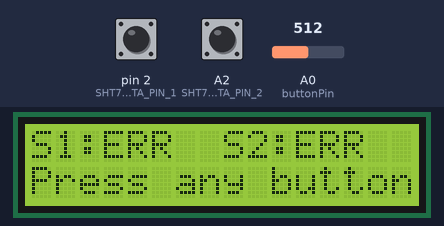
Simulated run of this sketch. Board: Arduino Uno, built with avr-gcc and run on an emulated ATmega328P. On the bench: 16×2 character LCD. Inputs (shaded band) come from the test bench; at power-on: A0 (buttonPin) = 512, pin 2 (SHT75_DATA_PIN_1) HIGH, A2 (SHT75_DATA_PIN_2) HIGH. What the sketch prints to the serial monitor is not drawn.

Above: at 0.1 s.
3.5 s: A0 (buttonPin) set to 105
5.9 s: A0 (buttonPin) set to 88
At 7.5 s:
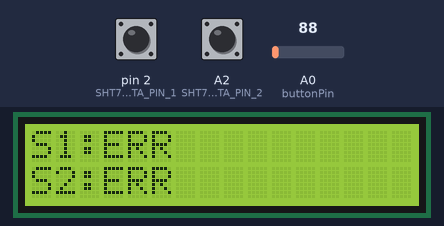
11.9 s: A0 (buttonPin) set to 383
14.6 s: A0 (buttonPin) set to 416
At 16.3 s:
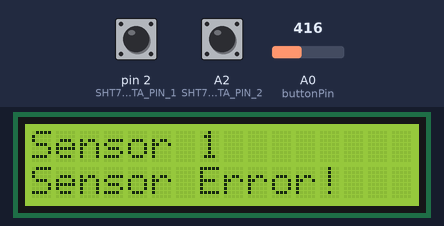
17.1 s: A0 (buttonPin) set to 90
At 19.1 s:
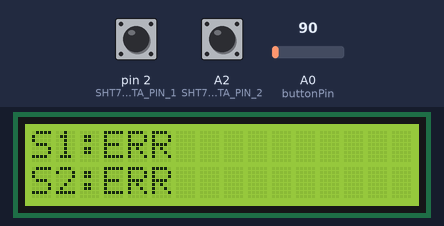
Timing chart, 0 to 20.5 s (numbered marks = the images above; inputs shaded):
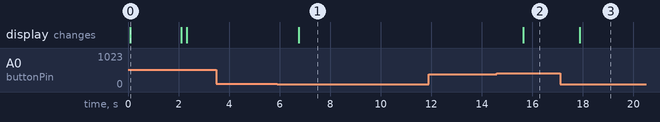

Measured:
- the behaviour switches between 100 and 99 on A0 (buttonPin) (found by bisection; images 0 and 1)
- the behaviour switches between 399 and 400 on A0 (buttonPin) (found by bisection; images 1 and 2)
- after the input at 3.5 s, every drawn part: stays the same
- after the input at 5.9 s, the display: changes after 0.86 s (image 1)
- after the input at 11.9 s, every drawn part: stays the same
- after the input at 14.6 s, the display: changes after 1.0 s (image 2)
- after the input at 17.1 s, the display: changes after 0.77 s (image 3)
- what the display in image 0 shows lasts 2.0 s, from 0.1 s to 2.1 s

The sketch:

sht75_dual_arduino_lcd.ino
```cpp
/*
 * Код для двух датчиков SHT75 с выводом на LCD Keypad Shield (16x2)
 *
 * Распиновка LCD Keypad Shield (D1 Robot):
 * - LCD RS    -> pin 8
 * - LCD EN    -> pin 9
 * - LCD D4    -> pin 4
 * - LCD D5    -> pin 5
 * - LCD D6    -> pin 6
 * - LCD D7    -> pin 7
 *
 * Кнопки (используют аналоговый вход A0):
 * - RIGHT -> 0-100
 * - UP    -> 100-200
 * - DOWN  -> 200-400
 * - LEFT  -> 400-600
 * - SELECT -> 600-800
 *
 * Свободные пины для датчиков (не пересекаются с LCD и кнопками):
 * - Пин 2, 3, 10, 11, 12, 13, A1-A5
 */

#include <LiquidCrystal.h>
#include <Sensirion.h>

// ===== НАСТРОЙКА LCD ДИСПЛЕЯ =====
const int rs = 8, en = 9, d4 = 4, d5 = 5, d6 = 6, d7 = 7;
LiquidCrystal lcd(rs, en, d4, d5, d6, d7);

// ===== НАЗНАЧЕНИЕ ПИНОВ ДЛЯ ДАТЧИКОВ =====
// Используем пины, которые не заняты LCD (2,3,10,11,12,13)
// и аналоговые пины A1-A5 (можно использовать как цифровые)
const uint8_t SHT75_DATA_PIN_1 = 2;    // Первый датчик - линия данных
const uint8_t SHT75_SCLK_PIN_1 = 3;    // Первый датчик - линия тактов

const uint8_t SHT75_DATA_PIN_2 = A2;   // Второй датчик - линия данных
const uint8_t SHT75_SCLK_PIN_2 = A3;   // Второй датчик - линия тактов

// ===== ПИНЫ КНОПОК =====
const int buttonPin = A0;  // Аналоговый вход для кнопок

// ===== СОЗДАНИЕ ОБЪЕКТОВ ДЛЯ ДАТЧИКОВ =====
Sensirion sensor1(SHT75_DATA_PIN_1, SHT75_SCLK_PIN_1);
Sensirion sensor2(SHT75_DATA_PIN_2, SHT75_SCLK_PIN_2);

// ===== ПЕРЕМЕННЫЕ ДЛЯ ХРАНЕНИЯ ДАННЫХ =====
float temperature1, humidity1, dewpoint1;
float temperature2, humidity2, dewpoint2;

// ===== ПЕРЕМЕННЫЕ ДЛЯ УПРАВЛЕНИЯ РЕЖИМАМИ =====
int displayMode = 0;  // 0 - оба датчика, 1 - датчик 1, 2 - датчик 2
unsigned long lastButtonPress = 0;
const unsigned long debounceDelay = 300;  // Защита от дребезга кнопок

void setup() {
  // Инициализация последовательного порта для отладки
  Serial.begin(9600);

  // Инициализация LCD дисплея (16 символов x 2 строки)
  lcd.begin(16, 2);
  lcd.setCursor(0, 0);
  lcd.print("SHT75 Sensors");
  lcd.setCursor(0, 1);
  lcd.print("Initializing...");

  // Ожидание готовности датчиков
  delay(15);

  // Проверка подключения датчиков
  checkSensors();

  // Очистка дисплея
  lcd.clear();

  Serial.println("--- SHT75 Dual Sensor System Started ---");
  Serial.println("Use buttons to change display mode:");
  Serial.println("RIGHT - Show both sensors");
  Serial.println("LEFT  - Show Sensor 1 only");
  Serial.println("SELECT- Show Sensor 2 only");
}

void loop() {
  // Обработка нажатий кнопок
  handleButtons();

  // Измерение данных с датчиков
  measureSensors();

  // Обновление дисплея
  updateDisplay();

  // Вывод в Serial для отладки
  printToSerial();

  // Задержка между измерениями
  delay(2000);
}

/**
 * Функция проверки подключения датчиков
 */
void checkSensors() {
  bool sensor1Ok = false;
  bool sensor2Ok = false;

  // Пытаемся прочитать данные с первого датчика
  if (sensor1.measure(&temperature1, &humidity1, &dewpoint1) == 0) {
    sensor1Ok = true;
    Serial.println("Sensor 1: OK");
  } else {
    Serial.println("Sensor 1: ERROR - Check connection!");
  }

  // Пытаемся прочитать данные со второго датчика
  if (sensor2.measure(&temperature2, &humidity2, &dewpoint2) == 0) {
    sensor2Ok = true;
    Serial.println("Sensor 2: OK");
  } else {
    Serial.println("Sensor 2: ERROR - Check connection!");
  }

  // Вывод статуса на дисплей
  lcd.clear();
  lcd.setCursor(0, 0);
  lcd.print("S1:");
  lcd.print(sensor1Ok ? "OK " : "ERR");
  lcd.setCursor(8, 0);
  lcd.print("S2:");
  lcd.print(sensor2Ok ? "OK" : "ERR");
  lcd.setCursor(0, 1);
  lcd.print("Press any button");

  delay(2000);
}

/**
 * Функция измерения данных с датчиков
 */
void measureSensors() {
  // Измерение с первого датчика
  byte error1 = sensor1.measure(&temperature1, &humidity1, &dewpoint1);
  if (error1 != 0) {
    Serial.print("Sensor 1 Error: ");
    logError(error1);
    temperature1 = -999.0;  // Индикатор ошибки
    humidity1 = -999.0;
  }

  // Измерение со второго датчика
  byte error2 = sensor2.measure(&temperature2, &humidity2, &dewpoint2);
  if (error2 != 0) {
    Serial.print("Sensor 2 Error: ");
    logError(error2);
    temperature2 = -999.0;
    humidity2 = -999.0;
  }
}

/**
 * Функция обновления дисплея в зависимости от режима
 */
void updateDisplay() {
  lcd.clear();

  switch (displayMode) {
    case 0:  // Режим: оба датчика
      // Первая строка: Sensor 1
      lcd.setCursor(0, 0);
      lcd.print("S1:");
      if (temperature1 > -100) {
        lcd.print(temperature1, 1);
        lcd.print((char)223);  // Символ градуса
        lcd.print("C");
      } else {
        lcd.print("ERR");
      }

      // Вторая строка: Sensor 2
      lcd.setCursor(0, 1);
      lcd.print("S2:");
      if (temperature2 > -100) {
        lcd.print(temperature2, 1);
        lcd.print((char)223);
        lcd.print("C");
      } else {
        lcd.print("ERR");
      }
      break;

    case 1:  // Режим: только датчик 1
      lcd.setCursor(0, 0);
      lcd.print("Sensor 1");

      lcd.setCursor(0, 1);
      if (temperature1 > -100) {
        lcd.print("T:");
        lcd.print(temperature1, 1);
        lcd.print((char)223);
        lcd.print("C H:");
        lcd.print(humidity1, 1);
        lcd.print("%");
      } else {
        lcd.print("Sensor Error!");
      }
      break;

    case 2:  // Режим: только датчик 2
      lcd.setCursor(0, 0);
      lcd.print("Sensor 2");

      lcd.setCursor(0, 1);
      if (temperature2 > -100) {
        lcd.print("T:");
        lcd.print(temperature2, 1);
        lcd.print((char)223);
        lcd.print("C H:");
        lcd.print(humidity2, 1);
        lcd.print("%");
      } else {
        lcd.print("Sensor Error!");
      }
      break;
  }
}

/**
 * Функция обработки нажатий кнопок на LCD Shield
 */
void handleButtons() {
  int buttonValue = analogRead(buttonPin);

  // Защита от дребезга
  if (millis() - lastButtonPress < debounceDelay) {
    return;
  }

  // Определение нажатой кнопки
  if (buttonValue < 100) {  // RIGHT
    displayMode = 0;  // Показать оба датчика
    lastButtonPress = millis();
    Serial.println("Mode: Both sensors");
  }
  else if (buttonValue < 200) {  // UP
    // Можно добавить функцию, например, калибровку
    lastButtonPress = millis();
  }
  else if (buttonValue < 400) {  // DOWN
    // Можно добавить функцию, например, сброс
    lastButtonPress = millis();
  }
  else if (buttonValue < 600) {  // LEFT
    displayMode = 1;  // Показать датчик 1
    lastButtonPress = millis();
    Serial.println("Mode: Sensor 1 only");
  }
  else if (buttonValue < 800) {  // SELECT
    displayMode = 2;  // Показать датчик 2
    lastButtonPress = millis();
    Serial.println("Mode: Sensor 2 only");
  }
}

/**
 * Функция вывода данных в Serial для отладки
 */
void printToSerial() {
  Serial.println("=== SHT75 Sensors Data ===");
  Serial.print("Sensor 1 - T: ");
  Serial.print(temperature1);
  Serial.print(" C, H: ");
  Serial.print(humidity1);
  Serial.print(" %, DP: ");
  Serial.print(dewpoint1);
  Serial.println(" C");

  Serial.print("Sensor 2 - T: ");
  Serial.print(temperature2);
  Serial.print(" C, H: ");
  Serial.print(humidity2);
  Serial.print(" %, DP: ");
  Serial.print(dewpoint2);
  Serial.println(" C");

  Serial.print("Display Mode: ");
  switch (displayMode) {
    case 0: Serial.println("Both"); break;
    case 1: Serial.println("Sensor 1"); break;
    case 2: Serial.println("Sensor 2"); break;
  }
  Serial.println("---------------------------");
}

/**
 * Функция вывода ошибок
 */
void logError(byte error) {
  switch (error) {
    case S_Err_NoACK:
      Serial.println("No response from sensor!");
      break;
    case S_Err_CRC:
      Serial.println("CRC mismatch!");
      break;
    case S_Err_TO:
      Serial.println("Measurement timeout!");
      break;
    default:
      Serial.println("Unknown error!");
      break;
  }
}
```

Sensirion.h
```cpp
/* ========================================================================== */
/*  Sensirion.h - Library for Sensirion SHT1x & SHT7x family temperature      */
/*    and humidity sensors                                                    */
/*  Created by Markus Schatzl, November 28, 2008                              */
/*  Released into the public domain                                           */
/*                                                                            */
/*  Revised (v1.1) by Carl Jackson, August 4, 2010                            */
/*  Rewritten (v2.0) by Carl Jackson, December 10, 2010                       */
/*    See README.txt file for details                                         */
/* ========================================================================== */


#ifndef Sensirion_h
#define Sensirion_h

#include <stdint.h>

// Enable CRC checking
#define CRC_ENA

// Enable ('1') or disable ('0') internal pullup on DATA line
// Commenting out this #define saves code space but leaves internal pullup
//   state undefined (ie, depends on last bit transmitted)
#define DATA_PU 1

// Clock pulse timing macros
// Lengthening these may assist communication over long wires
#define PULSE_LONG  delayMicroseconds(3)
#define PULSE_SHORT delayMicroseconds(1)

// Useful macros
#define measTemp(result)  meas(TEMP, result, BLOCK)
#define measHumi(result)  meas(HUMI, result, BLOCK)

// User constants
const uint8_t TEMP     =     0;
const uint8_t HUMI     =     1;
const bool    BLOCK    =  true;
const bool    NONBLOCK = false;

// Status register bit definitions
const uint8_t LOW_RES  =  0x01;  // 12-bit Temp / 8-bit RH (vs. 14 / 12)
const uint8_t NORELOAD =  0x02;  // No reload of calibrarion data
const uint8_t HEAT_ON  =  0x04;  // Built-in heater on
const uint8_t BATT_LOW =  0x40;  // VDD < 2.47V

// Function return code definitions
const uint8_t S_Err_NoACK  = 1;  // ACK expected but not received
const uint8_t S_Err_CRC    = 2;  // CRC failure
const uint8_t S_Err_TO     = 3;  // Timeout
const uint8_t S_Meas_Rdy   = 4;  // Measurement ready

class Sensirion
{
  private:
    uint8_t _pinData;
    uint8_t _pinClock;
    uint16_t *_presult;
    uint8_t _stat_reg;
#ifdef CRC_ENA
    uint8_t _crc;
#endif
    uint8_t getResult(uint16_t *result);
    uint8_t putByte(uint8_t value);
    uint8_t getByte(bool ack);
    void startTransmission(void);
    void resetConnection(void);
#ifdef CRC_ENA
    void calcCRC(uint8_t value, uint8_t *crc);
    uint8_t bitrev(uint8_t value);
#endif

  public:
    Sensirion(uint8_t dataPin, uint8_t clockPin);
    uint8_t measure(float *temp, float *humi, float *dew);
    uint8_t meas(uint8_t cmd, uint16_t *result, bool block);
    uint8_t measRdy(void);
    uint8_t writeSR(uint8_t value);
    uint8_t readSR(uint8_t *result);
    uint8_t reset(void);
    float calcTemp(uint16_t rawData);
    float calcHumi(uint16_t rawData, float temp);
    float calcDewpoint(float humi, float temp);
};

#endif  // #ifndef Sensirion_h
```
